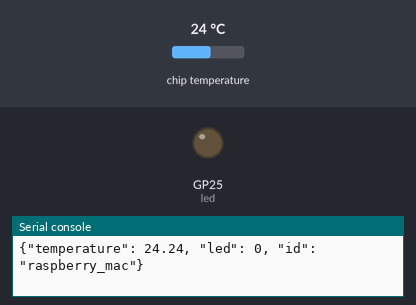
A program run on a simulated Raspberry Pi Pico running MicroPython. Shown: output pins drawn as LEDs (lit = HIGH), the last lines printed to the serial console. Inputs (shaded band) come from the test bench; at power-on: chip temperature 24 °C. Random numbers come from a fixed seed.

Above: at 0.1 s.
At 36.1 s:
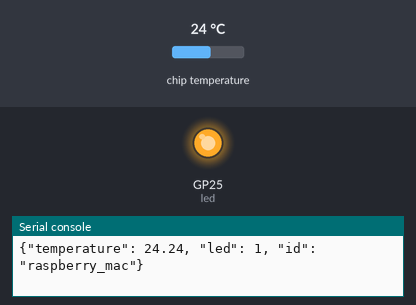
Timing chart, 0 to 40.0 s (numbered marks = the images above):
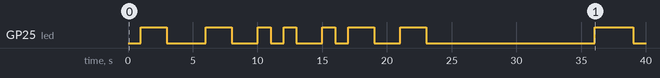

Measured:
- by itself, GP25 (led): LOW → HIGH at 1.0 s, → LOW 2.0 s later, → HIGH 3.0 s later, → LOW 2.0 s later, … (16 changes in this stretch)

The program:

main.py
```python
import json  # Import JSON to format properly
import random

import machine
import utime

# Setup ADC for temperature sensor
sensor_temp = machine.ADC(4)
conversion_factor = 3.3 / 65535  # Convert ADC value to voltage

# Detect if using Raspberry Pi Pico or Pico W
try:
    led = machine.Pin(25, machine.Pin.OUT)  # For Pico
except:
    led = machine.Pin("LED", machine.Pin.OUT)  # For Pico W

while True:
    # Read temperature
    reading = sensor_temp.read_u16() * conversion_factor
    temperature = 27 - (reading - 0.706) / 0.001721  # Convert to Celsius
    random_on = random.uniform(1, 3)

    # Determine LED state
    led_on_off = 1 if random_on > 2 else 0
    led.value(led_on_off)

    # Send properly formatted JSON
    data = {
        "temperature": round(temperature, 2),
        "led": led_on_off,
        "id": "raspberry_mac",
    }
    print(json.dumps(data))

    # Wait before next reading
    utime.sleep(1)
```
